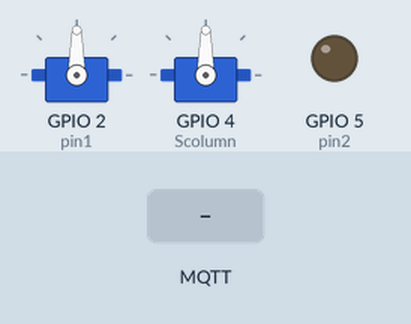
Simulated run of this sketch. Board: ESP32. Parts: 2 × servo, output pins drawn as LEDs (lit = HIGH). The inputs (shaded band) are chosen by the test bench. WiFi joins after 1.5 s; servers stay silent unless stated; no MQTT or app messages arrive unless stated; what the sketch prints to the serial monitor is not drawn.

Above: at 2.7 s.
2.8 s: MQTT message "0" arrives on the first subscribed topic
At 3.8 s:
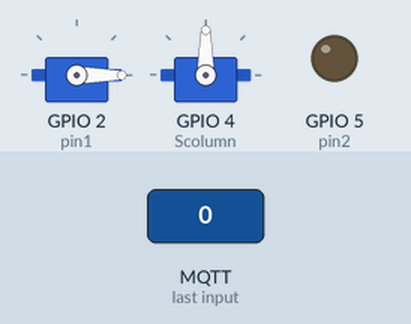
4.3 s: MQTT message "0" arrives on the second subscribed topic
At 5.0 s:
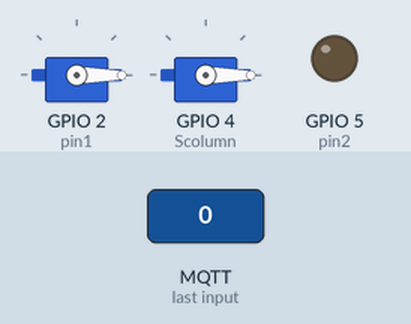
5.8 s: MQTT message "5" arrives on the first subscribed topic
At 6.1 s:
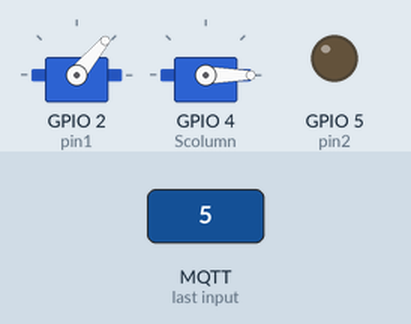
7.3 s: MQTT message "90" arrives on the first subscribed topic
At 8.4 s:
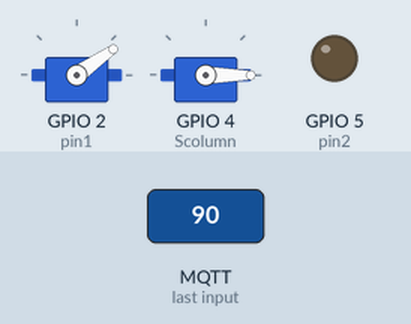
8.8 s: MQTT message "200" arrives on the first subscribed topic
At 9.6 s:
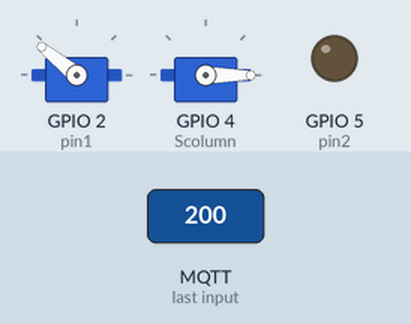
10.3 s: MQTT message "5" arrives on the second subscribed topic
At 10.7 s:
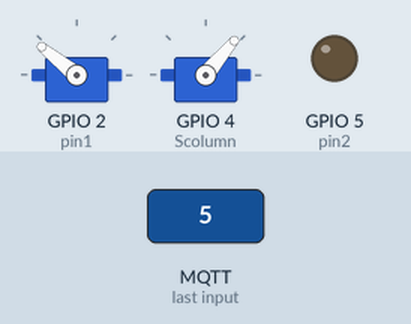
Timing chart, 0 to 12.8 s (numbered marks = the images above; inputs shaded):
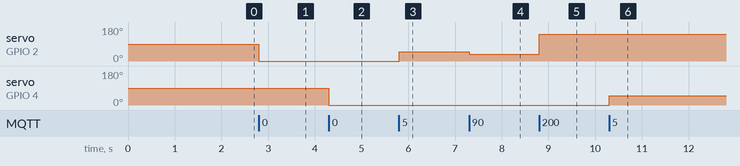

The sketch:

CEDT.ino
```cpp
#include <WiFi.h>
#include <PubSubClient.h>
#include <SPI.h>
#include <Wire.h>
#include <ESP32Servo.h>

Servo Srow;
Servo Scolumn;

//=================================================================================================

// String username = "";

//=================================================================================================
// WiFi และ MQTT Configuration
const char* ssid = "Pak24";
const char* password = "xit9^ohe";
const char* mqtt_broker = "broker.emqx.io";
const char* mqtt_username = "Pak";
const char* mqtt_password = "park1234";
const int mqtt_port = 1883;
const char* topic_row = "CEDT/row";
const char* topic_column = "CEDT/column";

WiFiClient espClient;
PubSubClient client(espClient);

//=================================================================================================

#define pin1 2
#define pin2 5
#define DEBOUNCE_TIME 12

int lastSteadyState1 = LOW;
int lastSteadyState2 = LOW;
int lastFlickerableState1 = LOW;
int lastFlickerableState2 = LOW;
int currentState1;
int currentState2;

unsigned long lastDebounceTime = 0;

//=================================================================================================

void setup_wifi() {
  Serial.println();
  Serial.print("Connecting to ");
  Serial.println(ssid);
  WiFi.mode(WIFI_STA);
  WiFi.begin(ssid, password);

  while (WiFi.status() != WL_CONNECTED) {
    delay(500);
    Serial.print(".");
  }
  Serial.println("\nWiFi connected");
  Serial.print("IP address: ");
  Serial.println(WiFi.localIP());
}

//=================================================================================================

void callback(char *topic, byte *payload, unsigned int length) {//รับจาก node-red
  Serial.print("Message arrived in topic: ");
  Serial.println(topic);

  String message = "";
  for (int i = 0; i < length; i++) {
    message += (char)payload[i];
  }
  Serial.print("Message: ");
  Serial.println(message);
  Serial.println("-----------------------");

  if (strcmp(topic, topic_row) == 0) {
    float slot = message.toInt();
    Srow.write(slot*10);
    Serial.println(slot*10);
    }
    else if (strcmp(topic, topic_column) == 0) {
      float slot = message.toInt();
      Scolumn.write(slot*10);
      Serial.println(slot*10);
    }
}

//=================================================================================================

void reconnect() {
  while (!client.connected()) {
    String client_id = "esp32-client-";
    client_id += String(WiFi.macAddress());
    Serial.printf("The client %s connects to the public mqtt broker\n", client_id.c_str());

    if (client.connect(client_id.c_str(), mqtt_username, mqtt_password)) {
      Serial.println("Public MQTT broker connected");
      client.subscribe(topic_row);
      client.subscribe(topic_column);

    } else {
      Serial.print("Failed with state ");
      Serial.println(client.state());
      delay(2000);
    }
  }
}

//=================================================================================================

void setup() {

  Serial.begin(115200);
  setup_wifi();
  client.setServer(mqtt_broker, mqtt_port);
  client.setCallback(callback);
  reconnect();

  Srow.attach(2);
  Scolumn.attach(4);

  pinMode(pin1, OUTPUT);
  pinMode(pin2, OUTPUT);

}

//=================================================================================================

void loop() {
  if (!client.connected()) {
    reconnect();
  }

  client.loop();
}
```

Measured:
- after the input at 2.8 s, servo on GPIO 2 (pin1): 90° → 0° at once
- after the input at 4.3 s, servo on GPIO 4 (Scolumn): 90° → 0° at once
- after the input at 5.8 s, servo on GPIO 2 (pin1): 0° → 50° at once
- after the input at 7.3 s, servo on GPIO 2 (pin1): 50° → 35° at once
- after the input at 8.8 s, servo on GPIO 2 (pin1): 35° → 141° at once
- after the input at 10.3 s, servo on GPIO 4 (Scolumn): 0° → 50° at once
